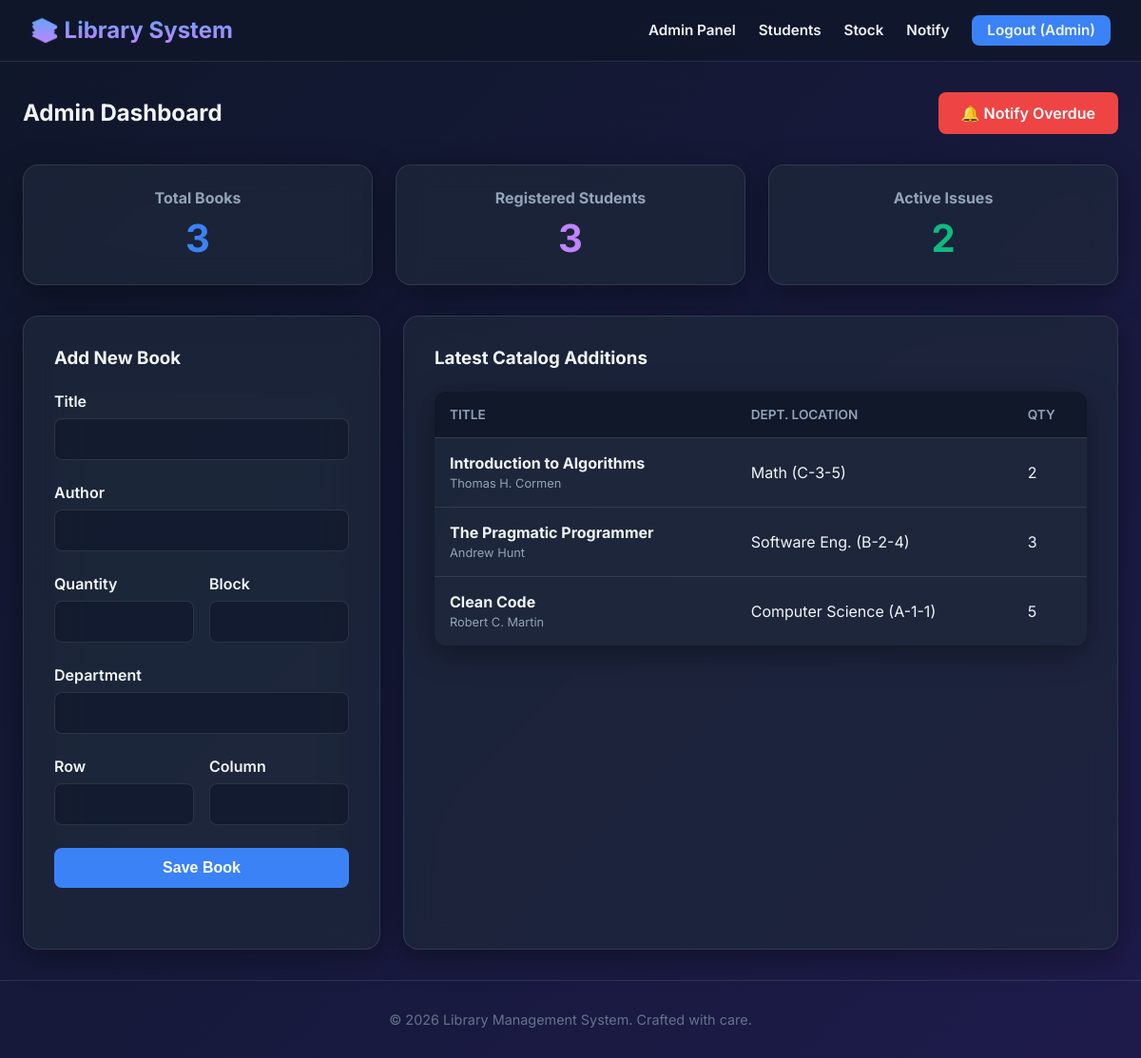
Page /admin/dashboard.php (signed in) on the committed database.
### tables this page shows
CREATE TABLE `books` (
  `id` int(11) NOT NULL AUTO_INCREMENT,
  `title` varchar(200) DEFAULT NULL,
  `author` varchar(200) DEFAULT NULL,
  `quantity` int(11) DEFAULT NULL,
  `available_quantity` int(11) DEFAULT NULL,
  `department` varchar(100) DEFAULT 'General',
  `block` varchar(10) DEFAULT 'A',
  `row_num` int(11) DEFAULT 1,
  `column_num` int(11) DEFAULT 1,
  PRIMARY KEY (`id`)
);

### admin/dashboard.php (the view, shortened to what this page needs)
<?php
include("../config/db.php");
$books_count = $conn->query("SELECT COUNT(*) as c FROM books")->fetch_assoc()['c'];
$users_count = $conn->query("SELECT COUNT(*) as c FROM users WHERE role='student'")->fetch_assoc()['c'];
$issues_count = $conn->query("SELECT COUNT(*) as c FROM book_issues WHERE return_date IS NULL")->fetch_assoc()['c'];
include("../includes/header.php");
?>
<div style="display: flex; justify-content: space-between; align-items: center; margin-bottom: 2rem;">
    <h2>Admin Dashboard</h2>
    <a href="notify_dues.php" class="btn" style="background: var(--danger);">🔔 Notify Overdue</a>
</div>
<div class="dashboard-grid">
    <div class="stat-card">
        <h3>Total Books</h3>
        <div class="value" style="color: var(--primary-color);"><?php echo $books_count; ?></div>
    </div>
    <div class="stat-card">
        <h3>Registered Students</h3>
        <div class="value" style="color: #c084fc;"><?php echo $users_count; ?></div>
    </div>
    <div class="stat-card">
        <h3>Active Issues</h3>
        <div class="value" style="color: #10b981;"><?php echo $issues_count; ?></div>
    </div>
</div>
<div style="display: grid; grid-template-columns: 1fr 2fr; gap: 1.5rem;">
    <div class="card" style="margin-bottom: 0;">
        <h3 style="margin-bottom: 1.5rem;">Add New Book</h3>
        <form method="POST" style="padding: 0; border: none; box-shadow: none; background: transparent;">
            <div class="form-group">
                <label>Title</label>
                <input type="text" name="title" class="form-control" required>
            </div>
            <div class="form-group">
                <label>Author</label>
                <input type="text" name="author" class="form-control" required>
            </div>
            <div style="display: flex; gap: 1rem;">
                <div class="form-group" style="flex: 1;">
                    <label>Quantity</label>
                    <input type="number" name="qty" class="form-control" required min="1">
                </div>
                <div class="form-group" style="flex: 1;">
                    <label>Block</label>
                    <input type="text" name="block" class="form-control" required>
                </div>
            </div>
            <div class="form-group">
                <label>Department</label>
                <input type="text" name="department" class="form-control" required>
            </div>
            <div style="display: flex; gap: 1rem;">
                <div class="form-group" style="flex: 1;">
                    <label>Row</label>
                    <input type="number" name="row_num" class="form-control" required min="1">
                </div>
                <div class="form-group" style="flex: 1;">
                    <label>Column</label>
                    <input type="number" name="column_num" class="form-control" required min="1">
                </div>
            </div>
            <button type="submit" class="btn" style="width: 100%;">Save Book</button>
        </form>
    </div>
    <div class="card" style="margin-bottom: 0;">
        <h3 style="margin-bottom: 1.5rem;">Latest Catalog Additions</h3>
        <table class="table-premium">
            <thead>
                <tr>
                    <th>Title</th>
                    <th>Dept. Location</th>
                    <th>Qty</th>
                </tr>
            </thead>
            <tbody>
                <?php
                $recent_books = $conn->query("SELECT * FROM books ORDER BY id DESC LIMIT 5");
                while($row=$recent_books->fetch_assoc()):
                ?>
                    <tr>
                        <td><strong><?php echo htmlspecialchars($row['title']); ?></strong><br><span style="font-size:0.8rem; color:#94a3b8;"><?php echo htmlspecialchars($row['author']); ?></span></td>
                        <td><?php echo htmlspecialchars($row['department']); ?> (<?php echo htmlspecialchars($row['block']); ?>-<?php echo htmlspecialchars($row['row_num']); ?>-<?php echo htmlspecialchars($row['column_num']); ?>)</td>
                        <td><?php echo htmlspecialchars($row['quantity']); ?></td>
                    </tr>
                <?php endwhile; ?>
            </tbody>
        </table>
    </div>
</div>
<?php include("../includes/footer.php"); ?>

### includes/style.css (style rules this page uses)
:root { --bg-color: #0f172a; --text-color: #f1f5f9; --primary-color: #3b82f6; --primary-hover: #2563eb; --card-bg: rgba(30, 41, 59, 0.7); --border-color: rgba(255, 255, 255, 0.1); --glass-shadow: 0 8px 32px 0 rgba(0, 0, 0, 0.37); --success: #10b981; --danger: #ef4444; }
* { margin: 0; padding: 0; box-sizing: border-box; }
body { font-family: 'Inter', sans-serif; background: linear-gradient(135deg, #0f172a 0%, #1e1b4b 100%); color: var(--text-color); min-height: 100vh; display: flex; flex-direction: column; }
.card, form { background: var(--card-bg); backdrop-filter: blur(16px); border: 1px solid var(--border-color); border-radius: 16px; padding: 2rem; box-shadow: var(--glass-shadow); margin-bottom: 2rem; animation: fadeIn 0.5s ease-out; }
.form-group { margin-bottom: 1.5rem; text-align: left; }
.form-group label { display: block; margin-bottom: 0.5rem; font-weight: 600; }
.form-control, input, select { width: 100%; padding: 0.75rem 1rem; border-radius: 8px; border: 1px solid var(--border-color); background: rgba(15, 23, 42, 0.6); color: white; font-size: 1rem; outline: none; transition: border-color 0.3s, box-shadow 0.3s; }
button, .btn { display: inline-block; background: var(--primary-color); color: white; border: none; padding: 0.75rem 1.5rem; border-radius: 8px; font-weight: 600; cursor: pointer; text-decoration: none; transition: background 0.3s, transform 0.1s; font-size: 1rem; }
.table-premium { width: 100%; border-collapse: collapse; margin-top: 1rem; background: var(--card-bg); border-radius: 12px; overflow: hidden; box-shadow: var(--glass-shadow); }
.table-premium th, .table-premium td { padding: 1rem; text-align: left; border-bottom: 1px solid var(--border-color); }
.table-premium th { background: rgba(15, 23, 42, 0.9); font-weight: 600; color: #94a3b8; text-transform: uppercase; font-size: 0.85rem; }
.table-premium tr:last-child td { border-bottom: none; }
.dashboard-grid { display: grid; grid-template-columns: repeat(auto-fit, minmax(250px, 1fr)); gap: 1.5rem; margin-bottom: 2rem; }
.stat-card { background: var(--card-bg); backdrop-filter: blur(16px); border: 1px solid var(--border-color); border-radius: 16px; padding: 1.5rem; text-align: center; box-shadow: var(--glass-shadow); }
.stat-card h3 { font-size: 1rem; color: #94a3b8; margin-bottom: 0.5rem; }
.stat-card .value { font-size: 2.5rem; font-weight: 700; color: white; }

### rows in the picture
books: title "Introduction to Algorithms", author "Thomas H. Cormen", department "Math", block "C", row_num "3", column_num "5", quantity "2"
books: title "The Pragmatic Programmer", author "Andrew Hunt", department "Software Eng.", block "B", row_num "2", column_num "4", quantity "3"
books: title "Clean Code", author "Robert C. Martin", department "Computer Science", block "A", row_num "1", column_num "1", quantity "5"

### other values in the picture
$_SESSION['user']['name'] "Admin"
$books_count "3"
$users_count "3"
$issues_count "2"
